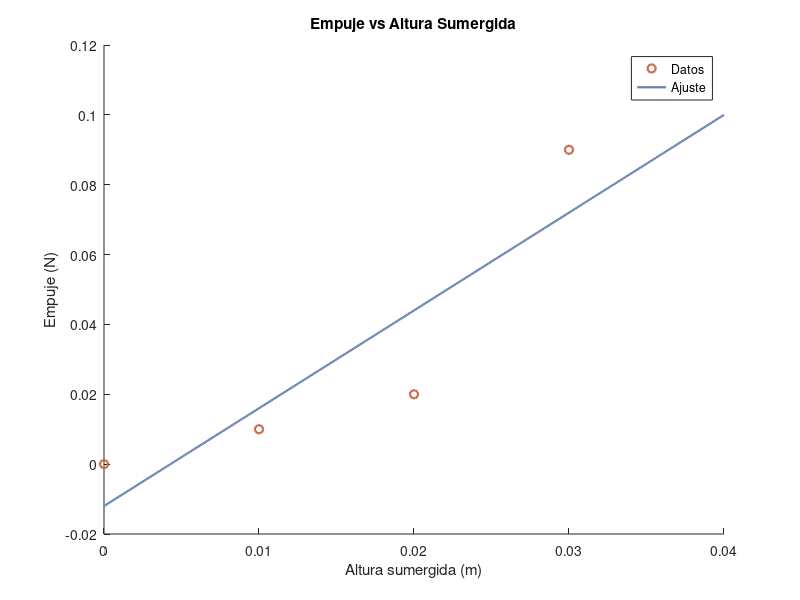

Reproduce this figure in MATLAB. (Note: this script raises an error after producing the figure.)
clc
clear
%DATOS DEL EXPERIMENTO
g=9.8;%gravedad

D=1.95/100; % diametro del cilindro (m)
r=D/2; % radio
M=0.0337; % masa del cilindro (kg)
Tf=0.33; % peso del cilindro fuera del agua (N)

% Alturas sumergidas (cm->m)
h=[0 1 2 3] ./100;

%Pesos
Td=[0.33 0.32 0.31 0.24];

%CALCULO DEL EMPUJE
Empuje=Tf-Td;

%AJUSTE LINEAL
model=polyfit(h,Empuje,1);

x=(0:0.01:4)./100;
ajuste=model(1)*x+model(2);

%GRAFICA EMPUJE VS ALTURA
figure
hold on
plot(h,Empuje,"o","Color",[0.8 0.4 0.3],"LineWidth",1.6)

plot(x,ajuste,"Color",[0.4 0.5 0.7],"LineWidth",1.6)

title("Empuje vs Altura Sumergida")
legend("Datos","Ajuste")

xlabel("Altura sumergida (m)")
ylabel("Empuje (N)")

hold off

%CALCULO DENSIDAD
syms dfluido
pendiente=model(1);
v_central=round(solve(dfluido*pi*(r^2)*g == pendiente,dfluido),2);

%GRAFICA DENSIDAD
figure
hold on
% linea de densidad del agua
xline(1000,'--',{'densidad del agua'});
xlabel("Densidad (kg/m^3)")

%valor experimental
x=v_central;
y=0.5;
err=30;

errorbar(x,y,err,'horizontal','*','LineWidth',2,"Color",[0.1 0.5 0.6])

legend("Valor teorico","Experimento","Location","northwest")

xlim([930 1011])
ylim([0 1])

title("Resultado experimental")

hold off
